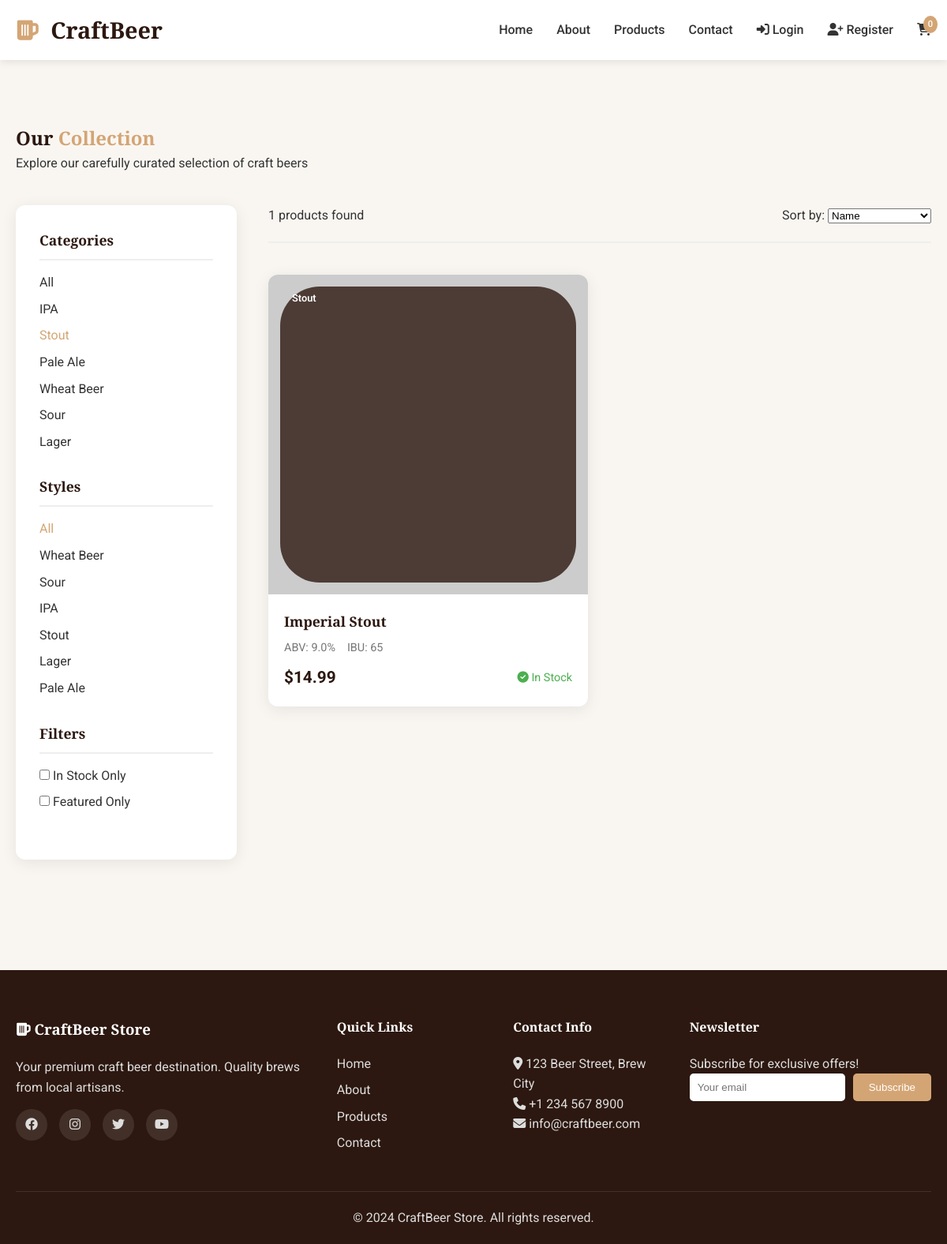
Page /products/?category=stout on the committed database.
### apps/core/models.py (models this page shows, shortened)
class BaseModel(models.Model):
    created_at = models.DateTimeField(auto_now_add=True)
    updated_at = models.DateTimeField(auto_now=True)
    is_active = models.BooleanField(default=True)
    class Meta:
        abstract = True

class Category(BaseModel):
    name = models.CharField(max_length=100, unique=True)
    description = models.TextField(blank=True)
    slug = models.SlugField(max_length=100, unique=True)
    class Meta:
        verbose_name_plural = "Categories"

class BeerProduct(BaseModel):
    name = models.CharField(max_length=200)
    slug = models.SlugField(max_length=200, unique=True)
    description = models.TextField()
    price = models.DecimalField(max_digits=10, decimal_places=2)
    abv = models.DecimalField(max_digits=4, decimal_places=1,
                             validators=[MinValueValidator(0), MaxValueValidator(20)])
    ibu = models.IntegerField(validators=[MinValueValidator(0), MaxValueValidator(120)])
    style = models.CharField(max_length=100)
    category = models.ForeignKey(Category, on_delete=models.CASCADE, related_name='products')
    stock_quantity = models.PositiveIntegerField(default=0)
    image = models.ImageField(upload_to='products/', blank=True, null=True)
    is_featured = models.BooleanField(default=False)
    is_available = models.BooleanField(default=True)
    class Meta:
        ordering = ['name']
        indexes = [
            models.Index(fields=['slug']),
            models.Index(fields=['is_available']),
        ]

### apps/core/views.py (the view)
# urls.py: path('products/', products_view, name='products'),
def products_view(request):
    products = BeerProduct.objects.filter(is_available=True, is_active=True)
    categories = Category.objects.filter(is_active=True)
    category_slug = request.GET.get('category')
    style = request.GET.get('style')
    search_query = request.GET.get('search')
    if category_slug:
        products = products.filter(category__slug=category_slug)
    if style:
        products = products.filter(style__iexact=style)
    if search_query:
        products = ProductService.search_products(search_query)
    styles = BeerProduct.objects.filter(is_available=True).values_list('style', flat=True).distinct()
    context = {
        'products': products,
        'categories': categories,
        'styles': styles,
        'current_category': category_slug,
        'current_style': style,
        'title': 'Products - Craft Beer Store'
    }
    return render(request, 'products.html', context)

### apps/templates/products.html (shortened to what this page needs)
{% extends 'base.html' %}
{% load static %}
{% block content %}
<section class="products-page section-padding">
    <div class="container">
        <div class="page-header">
            <h1>Our <span class="highlight">Collection</span></h1>
            <p>Explore our carefully curated selection of craft beers</p>
        </div>
        <div class="products-layout">
            <aside class="filters-sidebar">
                <div class="filter-section">
                    <h3>Categories</h3>
                    <ul>
                        <li><a href="{% url 'products' %}" {% if not current_category %}class="active"{% endif %}>All</a></li>
                        {% for category in categories %}
                            <li>
                                <a href="?category={{ category.slug }}" {% if current_category == category.slug %}class="active"{% endif %}>
                                    {{ category.name }}
                                </a>
                            </li>
                        {% endfor %}
                    </ul>
                </div>
                <div class="filter-section">
                    <h3>Styles</h3>
                    <ul>
                        <li><a href="{% url 'products' %}" {% if not current_style %}class="active"{% endif %}>All</a></li>
                        {% for style in styles %}
                            <li>
                                <a href="?style={{ style }}" {% if current_style == style %}class="active"{% endif %}>
                                    {{ style }}
                                </a>
                            </li>
                        {% endfor %}
                    </ul>
                </div>
                <div class="filter-section">
                    <h3>Filters</h3>
                    <div class="filter-group">
                        <label>
                            <input type="checkbox" id="in-stock-only"> In Stock Only
                        </label>
                        <label>
                            <input type="checkbox" id="featured-only"> Featured Only
                        </label>
                    </div>
                </div>
            </aside>
            <div class="products-container">
                <div class="products-header">
                    <span>{{ products.count }} products found</span>
                    <div class="sort-options">
                        <label for="sort">Sort by:</label>
                        <select id="sort">
                            <option value="name">Name</option>
                        </select>
                    </div>
                </div>
                <div class="product-grid">
                    {% for product in products %}
                        <div class="product-card">
                            <div class="product-image">
                                {% if product.image %}
                                    <img src="{{ product.image.url }}" alt="{{ product.name }}">
                                {% else %}
                                    <img src="https://via.placeholder.com/300x300?text={{ product.name }}" alt="{{ product.name }}">
                                {% endif %}
                                <div class="product-actions">
                                </div>
                                <span class="badge style-badge">{{ product.style }}</span>
                            </div>
                            <div class="product-info">
                                <h3><a href="{% url 'product_detail' product.slug %}">{{ product.name }}</a></h3>
                                <div class="product-meta">
                                    <span>ABV: {{ product.abv }}%</span>
                                    <span>IBU: {{ product.ibu }}</span>
                                </div>
                                <div class="product-price">
                                    <span>${{ product.price }}</span>
                                    {% if product.stock_quantity > 0 %}
                                        <span class="in-stock"><i class="fas fa-check-circle"></i> In Stock</span>
                                    {% else %}
                                        <span class="out-of-stock"><i class="fas fa-times-circle"></i> Out of Stock</span>
                                    {% endif %}
                                </div>
                            </div>
                        </div>
                    {% empty %}
                        <div class="no-products">
                            <i class="fas fa-beer"></i>
                            <h3>No products found</h3>
                            <p>Try adjusting your filters or search criteria</p>
                        </div>
                    {% endfor %}
                </div>
            </div>
        </div>
    </div>
</section>
{% endblock %}

### static/css/style.css (style rules this page uses)
:root { --primary-color: #d4a574; --primary-dark: #b8895a; --secondary-color: #2c1810; --text-color: #333; --light-bg: #f9f6f2; --white: #ffffff; --shadow: 0 4px 20px rgba(0,0,0,0.08); --border-radius: 12px; --transition: all 0.3s ease; }
* { margin: 0; padding: 0; box-sizing: border-box; }
body { font-family: 'Roboto', sans-serif; color: var(--text-color); line-height: 1.6; background-color: var(--light-bg); }
.container { max-width: 1200px; margin: 0 auto; padding: 0 20px; }
h1, h2, h3, h4 { font-family: 'Playfair Display', serif; color: var(--secondary-color); }
.highlight { color: var(--primary-color); }
.section-padding { padding: 80px 0; }
.product-grid { display: grid; grid-template-columns: repeat(auto-fill, minmax(280px, 1fr)); gap: 30px; margin-top: 40px; }
.product-card { background: var(--white); border-radius: var(--border-radius); overflow: hidden; box-shadow: var(--shadow); transition: var(--transition); }
.product-image { position: relative; overflow: hidden; padding-top: 100%; }
.product-image img { position: absolute; top: 0; left: 0; width: 100%; height: 100%; object-fit: cover; transition: var(--transition); }
.product-actions { position: absolute; bottom: -60px; left: 0; right: 0; display: flex; justify-content: center; gap: 15px; transition: var(--transition); padding: 15px; }
.badge { position: absolute; top: 15px; right: 15px; padding: 5px 15px; border-radius: 50px; font-size: 0.8rem; font-weight: 600; }
.style-badge { position: absolute; bottom: 15px; left: 15px; background: rgba(44, 24, 16, 0.8); color: var(--white); padding: 5px 15px; border-radius: 50px; font-size: 0.8rem; }
.product-info { padding: 20px; }
.product-info h3 { font-size: 1.1rem; margin-bottom: 8px; }
.product-info h3 a { color: var(--secondary-color); text-decoration: none; }
.product-meta { display: flex; gap: 15px; font-size: 0.9rem; color: #777; margin-bottom: 10px; }
.product-price { display: flex; justify-content: space-between; align-items: center; }
.product-price span:first-child { font-size: 1.3rem; font-weight: 700; color: var(--secondary-color); }
.in-stock { color: #4CAF50; font-size: 0.9rem; }
.products-layout { display: grid; grid-template-columns: 280px 1fr; gap: 40px; margin-top: 40px; }
.filters-sidebar { background: var(--white); padding: 30px; border-radius: var(--border-radius); box-shadow: var(--shadow); position: sticky; top: 100px; height: fit-content; }
.filter-section { margin-bottom: 30px; }
.filter-section h3 { font-size: 1.1rem; margin-bottom: 15px; padding-bottom: 10px; border-bottom: 2px solid #eee; }
.filter-section ul { list-style: none; }
.filter-section ul li { margin: 8px 0; }
.filter-section ul a { color: var(--text-color); text-decoration: none; transition: var(--transition); }
.filter-section ul a:hover, .filter-section ul a.active { color: var(--primary-color); }
.filter-group label { display: block; margin: 8px 0; cursor: pointer; }
.products-header { display: flex; justify-content: space-between; align-items: center; margin-bottom: 30px; padding-bottom: 20px; border-bottom: 2px solid #eee; }

### rows in the picture
Category: name "IPA"
Category: name "Stout"
Category: name "Pale Ale"
Category: name "Wheat Beer"
Category: name "Sour"
Category: name "Lager"
BeerProduct: style "Stout", name "Imperial Stout", abv "9.0", ibu "65", price "14.99", stock_quantity "In Stock"

### other values in the picture
{{ style }} "Wheat Beer" "Sour" "IPA" "Stout" "Lager" "Pale Ale"
{{ products.count }} "1"
